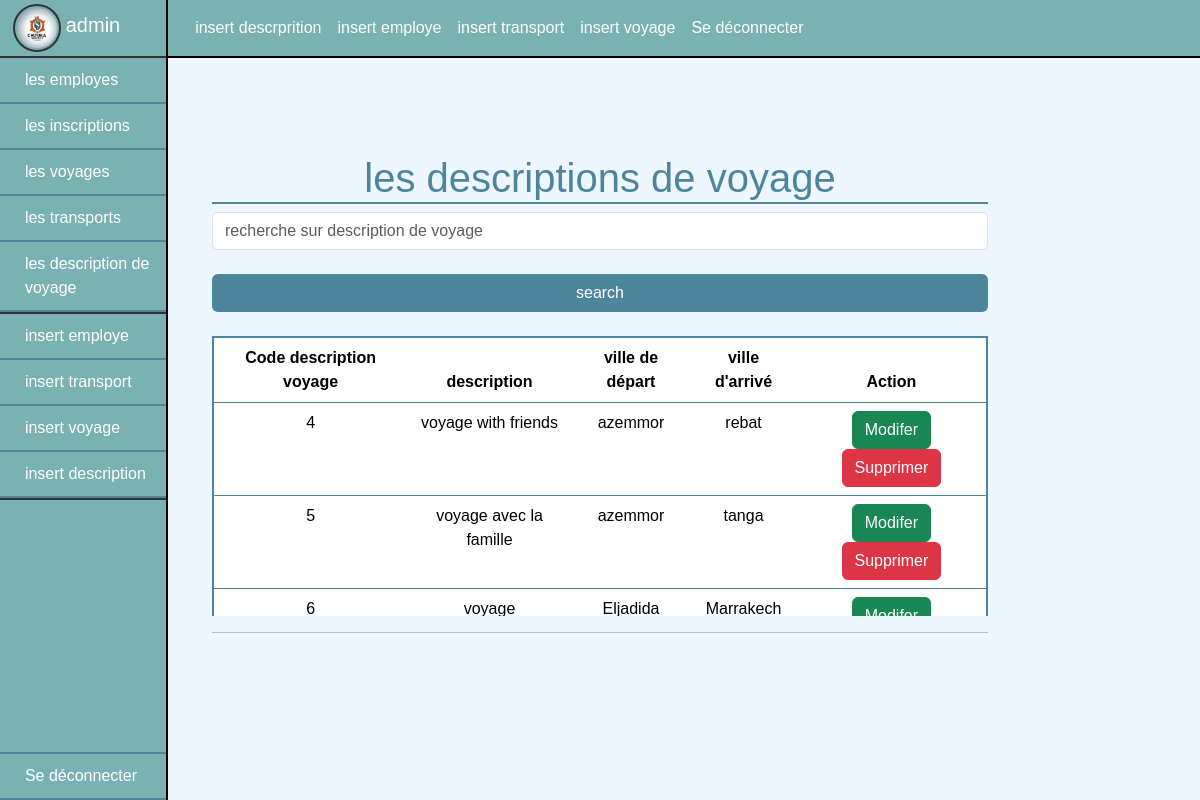
The app's page /admin/les_desc_voy.php (signed in) with its own data.
### tables this page shows
CREATE TABLE `employe` (
  `codeEmp` int(11) NOT NULL,
  `nom` varchar(50) DEFAULT NULL,
  `fonction` varchar(255) DEFAULT NULL,
  `user` varchar(255) NOT NULL,
  `pwd` varchar(255) NOT NULL,
  `idgroup` int(11) NOT NULL DEFAULT 0,
  `gender` varchar(20) NOT NULL,
  `photo_profile` text NOT NULL,
  `date_creation` timestamp NOT NULL DEFAULT current_timestamp()
);

CREATE TABLE `description_voyage` (
  `codeDesc` int(11) NOT NULL,
  `description` varchar(255) DEFAULT NULL,
  `villeD` varchar(255) DEFAULT NULL,
  `villeA` varchar(255) DEFAULT NULL
);

### admin/les_desc_voy.php (the view, shortened to what this page needs)
<?php
    if(!empty($_SESSION['idgroup'])){
        include 'init.php' ;
        include $includes.'header.php' ;
        require_once $includes.'conxDB.php' ;
         if(isset($_POST['description-search']) && isset($_POST['btn-search-description']) && $_POST['description-search'] != ""){
              $description=$_POST['description-search'];
              $sql="SELECT `codeDesc`, `description`, `villeD`, `villeA` FROM `description_voyage` WHERE  description=?";
              $req=$con->prepare($sql);
              $req->execute([$description]);
              $res=$req->fetchAll(PDO::FETCH_ASSOC);
         }else{
              $sql="SELECT `codeDesc`, `description`, `villeD`, `villeA` FROM `description_voyage` ";
              $req=$con->prepare($sql);
              $req->execute();
              $res=$req->fetchAll(PDO::FETCH_ASSOC);
         }
        ?>
     <div class="container-fluid p-0" style="position: relative;height:100vh;">
                         <?php
                          require_once $includes.'navbar_admin.php' ;
                          include $includes.'dashbord.php' ;
                          ?>
           <div class="container container_index py-5 col-10 col-md-9 col-lg-8 "  >
                <h1  class="mt-5">les descriptions de voyage </h1>
                <form action="" class="col-12" method="post" >
                    <input type="text" name="description-search" placeholder="recherche sur description de voyage " class="form-control "><br>
                    <input type="submit" name="btn-search-description" value="search" class="btn form-control " style="background:#4D869C;color:white;">
                </form> <br>
                <div class="container-table-index">
                <table class="table ">
                  <thead>
                        <tr>
                            <th>Code description voyage</th>
                            <th>description</th>
                            <th>ville de départ</th>
                            <th>ville d'arrivé</th>
                            <th>Action</th>
                       </tr>
                  </thead>
                  <tbody>
                    <?php
                     foreach($res as $desc){
                      ?>
                      <tr>
                          <td><?= $desc['codeDesc'] ?></td>
                          <td><?= $desc['description'] ?></td>
                          <td><?= $desc['villeD'] ?></td>
                          <td><?= $desc['villeA'] ?> </td>
                          <td>
                              <a href="modifer_desc_voy.php?codeDesc= <?= $desc['codeDesc'] ?>" class="btn-success btn">Modifer</a>
                              <a href="supprimer_desc_voy.php?codeDesc= <?= $desc['codeDesc'] ?>" class=" btn btn-danger">Supprimer</a>
                          </td>
                      </tr>
                      <?php }?>
                  </tbody>
                </table>
                </div>
                <hr>
           </div>
        </div>
         <?php
        include $includes.'footer.php' ;
    }else{
      header("location:../pages/connEmp.php") ;
    }
   ?>

### includes/dashbord.php
<?php
        $codeEmp= $_SESSION['codeEmp'] ;
        $sql="SELECT `codeEmp`, `user`, photo_profile FROM `employe` WHERE `codeEmp`=?";
        $req=$con->prepare($sql);
        $req->execute([$codeEmp]);
        $res_dashbord=$req->fetch(PDO::FETCH_ASSOC);
?>
<section class="dashbord  " >
    <div class="div_info_admin py-1" style="border-bottom: 2px solid  #333;">
        <a href="profile.php?codeEmp=<?= $codeEmp ?>">
        <img src="../upload_images/<?= $res_dashbord['photo_profile'] ;?>" width="50px" height="50px" class="img-dash-admin" alt="">
        <span><?= $res_dashbord['user'] ; ?></span>
        </a>
    </div>
    <ul class="ul_dashbord">
        <li><a href="index.php">les employes</a></li>
        <li><a href="les_inscription_Emp.php">les inscriptions</a></li>
        <li><a href="les_voyages.php">les voyages</a></li>
        <li><a href="les_transports.php">les transports</a></li>
        <li><a href="les_desc_voy.php">les description de voyage  </a> </li>
        <li style="width: 100%;border:1px solid #333"></li>
        <li><a href="insert_emp.php">insert employe </a></li>
        <li><a href="insert_transport.php">insert transport </a></li>
        <li><a href="insert_voy.php">insert voyage </a></li>
        <li><a href="insert_desc.php">insert description </a></li>
        <li style="width: 100%;border:1px solid #333"></li>
        <li class="li_logout" ><a href="deconnecter.php">Se déconnecter</a></li>
    </ul>
</section>

### css/style.css (style rules this page uses)
* { padding: 0%; margin: 0%; box-sizing: border-box; font-family: Arial, Helvetica, sans-serif !important; }
body { background-color:#EEF7FF !important; }
.container { position: relative; }
table tr td, table tr th { text-align: center; }
.info_profile, .ul_dashbord { list-style-type: none; padding: 0%; }
.info_profile li , .ul_dashbord a { padding: 10px; border-bottom: 2px solid #4D869C; }
.container_index table { border: 2px solid #4D869C; }
.container_index h1 { text-align: center; color: #4D869C ; border-bottom:2px solid #4D869C; }
.container_index .container-table-index { height: 35vh !important; overflow-y:scroll; }
.dashbord { width: 14%; min-height:100vh !important; background:#7AB2B2; position: absolute; top: 0%; left: 0%; z-index: 999; border-right: 2px solid black; }
.ul_dashbord a { display: block; padding-left: 15%; }
.ul_dashbord a, .div_info_admin a { text-decoration: none; color: white; }
.div_info_admin { padding-left: 8%; }
.div_info_admin span { color: white; font-size: 20px; }
.img-dash-admin { width: 48px; height: 48px; border: 2px solid #333; border-radius: 50%; padding: 2px; }
.li_logout { position: absolute; bottom:0%; border-top:2px solid #4D869C ; width: 100%; border-bottom: none !important; }

### records on screen
employe: photo_profile (picture), user "admin"
description_voyage: codeDesc "4", description "voyage with friends", villeD "azemmor", villeA "rebat"
description_voyage: codeDesc "5", description "voyage avec la famille", villeD "azemmor", villeA "tanga"
description_voyage: codeDesc "6", description "voyage", villeD "Eljadida", villeA "Marrakech"
